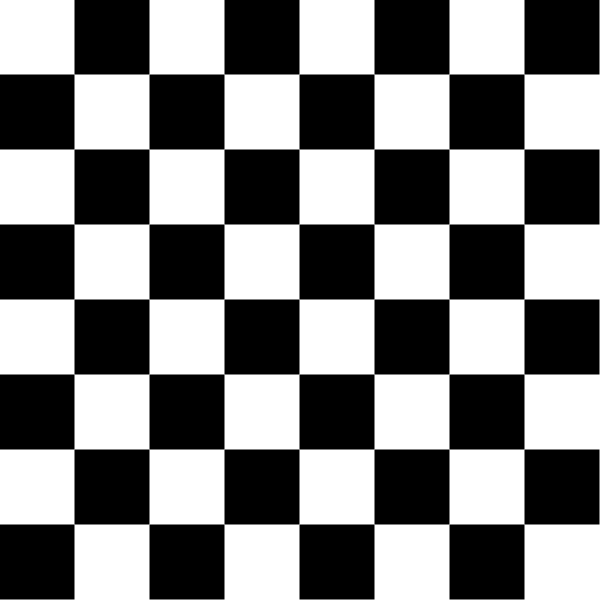
Frame 1 (no input)
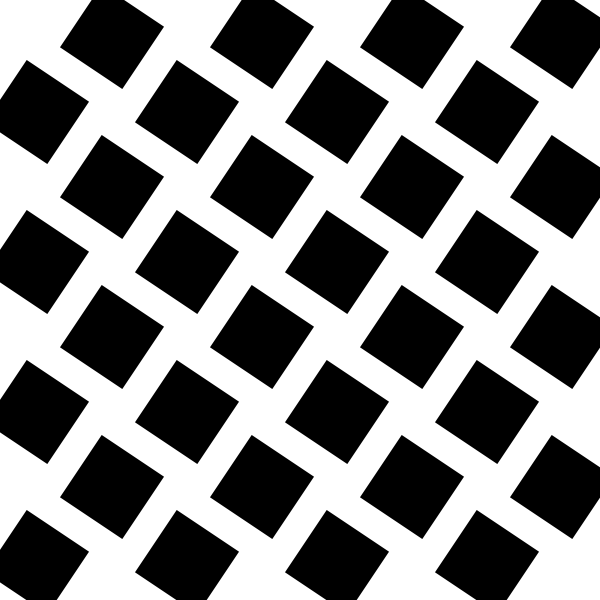
Frame 60 (the mouse pressed at the canvas centre just before this capture)
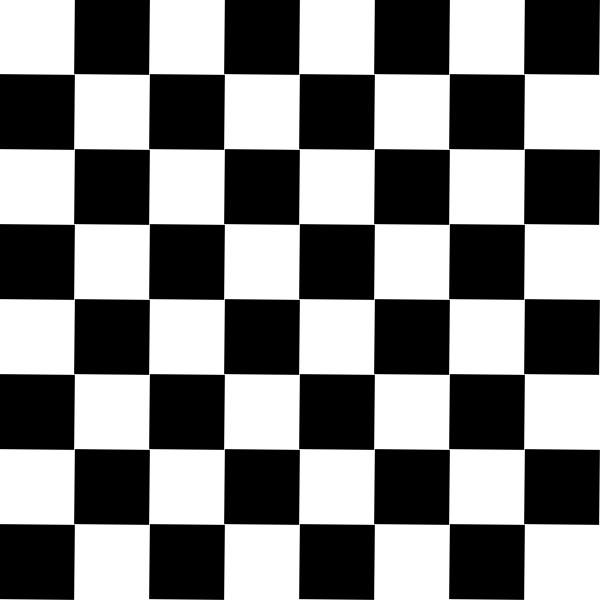
Frame 120 (the mouse held since frame 60 and released just before this capture)

The Processing sketch that drew these frames (run headless with seeded random() and noise(); from frame 60 on, the mouse is pressed at the canvas centre):

// Processing sketch: processing_107316
// ── processing_107316.pde

void setup(){

  size(600,600);
  noStroke();
  frameRate(60);
}


void draw(){
  background(255);
  //blanco = !blanco;
  tablero();
}

boolean blanco = true;
float rotateSpeed = 0.01;
float rad = 0;

void tablero(){
    
    
    int cuantos = 8;
    
    int w = width/cuantos;
    int h = height/cuantos;
    for (int i=0; i<cuantos; i++){
          for (int j=0; j<cuantos; j++)
          {  
             fill( blanco ? 255 : 0);
             if (!blanco){
               pushMatrix();
               rectMode(CENTER);
               translate( i * w + (w/2), j * h + (h/2));
               rotate(rad);
               rect(0,0, w, h);
               popMatrix();
             }
//             else{
//               rectMode(CORNER);
//               rect(i * w, j * h, w, h);
//             }
             blanco = !blanco;
          }
          blanco = !blanco;
    }
    
    rad += rotateSpeed;
    if (rad > TWO_PI)
      rad = 0;
}

void mousePressed(){
   rotateSpeed = -rotateSpeed; 
}
